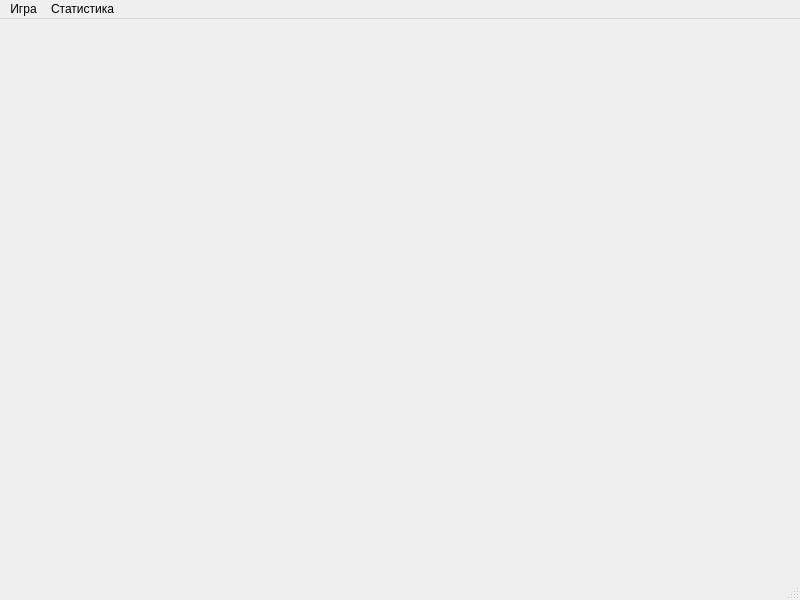
<?xml version="1.0" encoding="UTF-8"?>
<ui version="4.0">
 <class>mainWindow</class>
 <widget class="QMainWindow" name="mainWindow">
  <property name="geometry">
   <rect>
    <x>0</x>
    <y>0</y>
    <width>800</width>
    <height>600</height>
   </rect>
  </property>
  <property name="windowTitle">
   <string>Шахматы</string>
  </property>
  <widget class="QWidget" name="centralwidget"/>
  <widget class="QMenuBar" name="menubar">
   <property name="geometry">
    <rect>
     <x>0</x>
     <y>0</y>
     <width>800</width>
     <height>22</height>
    </rect>
   </property>
   <widget class="QMenu" name="menu">
    <property name="title">
     <string>Игра</string>
    </property>
    <addaction name="new_game_act"/>
    <addaction name="load_game_act"/>
   </widget>
   <widget class="QMenu" name="menu2">
    <property name="title">
     <string>Статистика</string>
    </property>
    <addaction name="stats_act"/>
   </widget>
   <addaction name="menu"/>
   <addaction name="menu2"/>
  </widget>
  <widget class="QStatusBar" name="statusbar"/>
  <action name="new_game_act">
   <property name="text">
    <string>Новая игра</string>
   </property>
   <property name="shortcut">
    <string>Ctrl+N</string>
   </property>
  </action>
  <action name="load_game_act">
   <property name="text">
    <string>Загрузить игру</string>
   </property>
   <property name="shortcut">
    <string>Ctrl+O</string>
   </property>
  </action>
  <action name="action_3">
   <property name="text">
    <string>Сохранить состояние игры</string>
   </property>
  </action>
  <action name="stats_act">
   <property name="text">
    <string>Показать статистику</string>
   </property>
  </action>
 </widget>
 <resources/>
 <connections/>
</ui>
